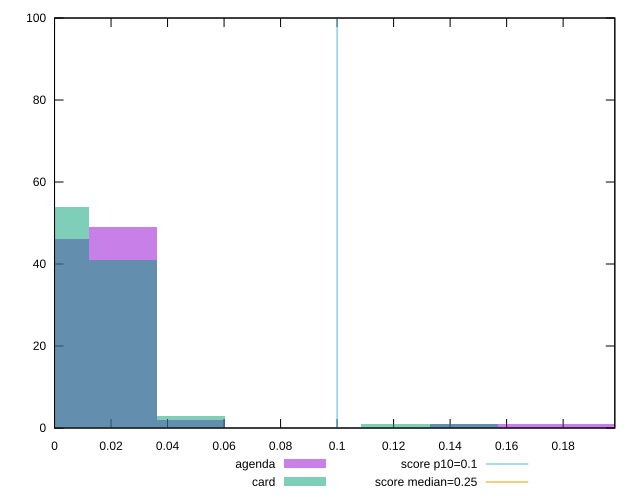

Source code (gnuplot):
reset

$agenda <<EOF
0.024141520500476802 49
0 46
0.14484912300286082 1
0.048283041000953604 2
0.19313216400381442 1
0.16899064350333762 1
EOF

$card <<EOF
0 54
0.024141520500476802 41
0.120707602502384 1
0.048283041000953604 3
0.14484912300286082 1
EOF

set key outside below
set boxwidth 0.024141520500476802
set xrange [0:0.19828971491919622]
set yrange [0:100]
set trange [0:100]
set style fill transparent solid 0.5 noborder

set parametric
set terminal svg size 640, 500 enhanced background rgb 'white'
set output "reports/report_00028_2021-02-24T12-49-42.674Z/cumulative-layout-shift/comparison/histogram/1_vs_2.svg"

plot $agenda title "agenda" with boxes, \
     $card title "card" with boxes, \
     0.1,t title "score p10=0.1", \
     0.25,t title "score median=0.25"

reset
